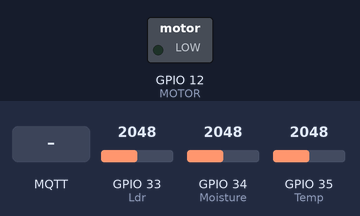
Bench run of a sketch on a simulated ESP32. Shown: switched loads named in the sketch (green lamp = pin HIGH). The test bench sets the inputs (shaded band); at power-on: GPIO 33 (Ldr) = 2048, GPIO 34 (Moisture) = 2048, GPIO 35 (Temp) = 2048. WiFi joins after 1.5 s; servers stay silent unless stated; random numbers use the default seed unless the sketch sets one; no MQTT or app messages arrive unless stated; what the sketch prints to the serial monitor is not drawn.

Above: at 2.7 s.
2.8 s: MQTT message "1" arrives on the first subscribed topic
At 5.6 s:
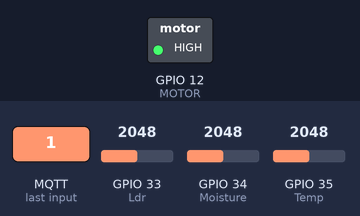
6.3 s: MQTT message "0" arrives on the first subscribed topic
At 9.0 s:
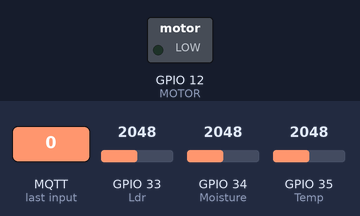
Timing chart, 0 to 10.5 s (numbered marks = the images above; inputs shaded):
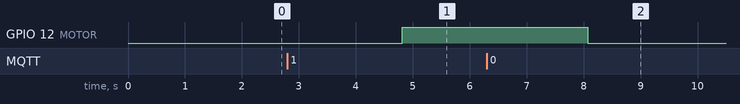

Measured:
- after the input at 2.8 s, GPIO 12 (MOTOR): LOW → HIGH after 2.0 s
- after the input at 6.3 s, GPIO 12 (MOTOR): HIGH → LOW after 1.8 s

The sketch:

Agri_bot.ino
```cpp
#include <stdlib.h>
#include <string.h>

#include <WiFi.h>
#include <PubSubClient.h>//MQTT Protocol

#define Temp 35
#define Ldr     33
#define Moisture 34

#define MOTOR         12

#define R1  10000
#define C1  (float)1.009249522e-03
#define C2  (float)2.378405444e-04
#define C3  (float)2.019202697e-07

// Update these with values suitable for your network.
const char* ssid = "hidden";
const char* password = "qwerty12";
const char* mqtt_server = "driver.cloudmqtt.com";
#define mqtt_port 18696
#define MQTT_USER "fssnkncz"
#define MQTT_PASSWORD "r4IJibNaYyKw"
#define MQTT_SERIAL_PUBLISH_LIGHT "agribot/agree/light"
#define MQTT_SERIAL_PUBLISH_TEMPERATUE "agribot/agree/temp"
#define MQTT_SERIAL_PUBLISH_SOIL "agribot/agree/soil"
#define MQTT_SERIAL_RECEIVER_MOTOR "agribot/agree/motor"
#define MQTT_SERIAL_RECEIVER_MOTOR_STATUS "agribot/agree/mstatus"


WiFiClient wifiClient;
PubSubClient client(wifiClient);

float avg[3]={0,0,0};

char light_array[7];
char soil_array[7];
char temp_array[7];


void setup_wifi() {
    delay(10);
    // We start by connecting to a WiFi network
    Serial.println();
    Serial.print("Connecting to ");
    Serial.println(ssid);
    WiFi.begin(ssid, password);
    while (WiFi.status() != WL_CONNECTED) {
      delay(500);
      Serial.print(".");
    }
    randomSeed(micros());
    Serial.println("");
    Serial.println("WiFi connected");
    Serial.println("IP address: ");
    Serial.println(WiFi.localIP());
}

void reconnect() {
  // Loop until we're reconnected
  while (!client.connected()) {
    Serial.print("Attempting MQTT connection...");
    // Create a random client ID
    String clientId = "ESP32Client-";
    clientId += String(random(0xffff), HEX);
    // Attempt to connect
    if (client.connect(clientId.c_str(),MQTT_USER,MQTT_PASSWORD)) {
      Serial.println("connected");
      //Once connected, publish an announcement...
      client.publish("/icircuit/presence/ESP32/", "hello world");
      // ... and resubscribe
      client.subscribe(MQTT_SERIAL_RECEIVER_MOTOR);
    } else {
      Serial.print("failed, rc=");
      Serial.print(client.state());
      Serial.println(" try again in 5 seconds");
      // Wait 5 seconds before retrying
      delay(3000);
    }
  }
}

void callback(char* topic, byte *payload, unsigned int length) {
    Serial.println("-------new message from broker-----");
    Serial.print("channel:");
    Serial.println(topic);
    Serial.print("data:");
    Serial.write(payload, length);
    Serial.println();
    if(*payload == '0')
    {
      digitalWrite(MOTOR, 0);
    }
    else if(*payload == '1')
    {
      digitalWrite(MOTOR, 1);
    }
}

void publishSerialData(const char *pub_str,const char *serialData){
  if (!client.connected()) {
    reconnect();
  }
  client.publish(pub_str, serialData);
}


void setup() {
Serial.begin(115200);
pinMode(MOTOR, OUTPUT);

  Serial.setTimeout(500);// Set time out for
  setup_wifi();
  client.setServer(mqtt_server, mqtt_port);
  client.setCallback(callback);
  reconnect();
  digitalWrite(MOTOR, 0);
}

//NTC Temparature Reading and Processing
float getTemperature(void)
{
  static int avgArrayIndex=0;
  int Vo;
  float logR2,R2, T, Tc;
  Vo = analogRead(Temp);
  R2 = R1 * (4096.0 / (float)Vo - 1.0);
  logR2 = log(R2);
  T = (1.0 / (C1 + C2*logR2 + C3*logR2*logR2*logR2));
  Tc = T - 273.15;
  avg[avgArrayIndex++] = Tc;
  if(avgArrayIndex > 2)
  avgArrayIndex = 0;
  Tc = (avg[0] + avg[1] + avg[2])/3;
  return Tc;
}


float getMoisturePercentage(void)
{
  float moisture_percentage;
  int sensor_analog;
  sensor_analog = analogRead(Moisture);
  moisture_percentage = ( 100 - ( (sensor_analog/4096.00) * 100 ) );
  moisture_percentage = (float)moisture_percentage;
  return moisture_percentage;
}

float getLightPercentage(void)
{
  int ldrRawVal;
  float percentage;
  ldrRawVal = analogRead(Ldr);
  percentage = ((float)((ldrRawVal*100)/4096));
//  percentage = 100 - percentage;
  return percentage;
}

void loop() {
  float lightpercentage = getLightPercentage();
  float temp = getTemperature();
  float soilMoisturePer = getMoisturePercentage();
  String temp_s(temp);
  String soilPer_s(soilMoisturePer);
  String lightPer_s(lightpercentage);
  bool mstatus = digitalRead(MOTOR);
  String mstatus_s(mstatus);

  if(soilMoisturePer > 80.00)
  {
    digitalWrite(MOTOR, 0);
  }

  publishSerialData(MQTT_SERIAL_RECEIVER_MOTOR_STATUS,mstatus_s.c_str());
  delay(2500);
  publishSerialData(MQTT_SERIAL_PUBLISH_SOIL,soilPer_s.c_str());
  delay(250);
  publishSerialData(MQTT_SERIAL_PUBLISH_TEMPERATUE,temp_s.c_str());
  delay(250);
  publishSerialData(MQTT_SERIAL_PUBLISH_LIGHT,lightPer_s.c_str());
  delay(250);
  client.loop();
  Serial.print("Temperature: ");
  Serial.print(temp);
  Serial.print(" C, LDR: ");
  Serial.print(lightpercentage,0);
  Serial.print("%");
  Serial.print(" Moisture Percentage = ");
  Serial.print(soilMoisturePer);
  Serial.println("%");
//  delay(400);
}
```
